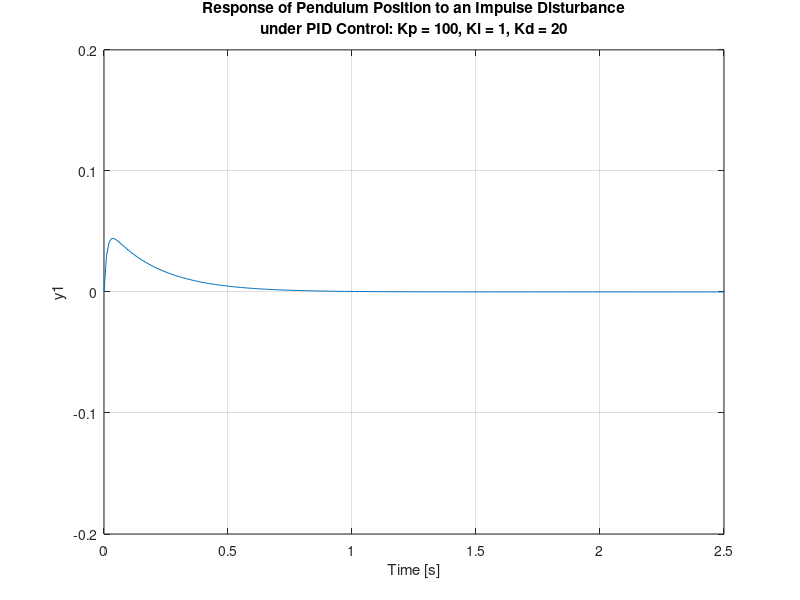
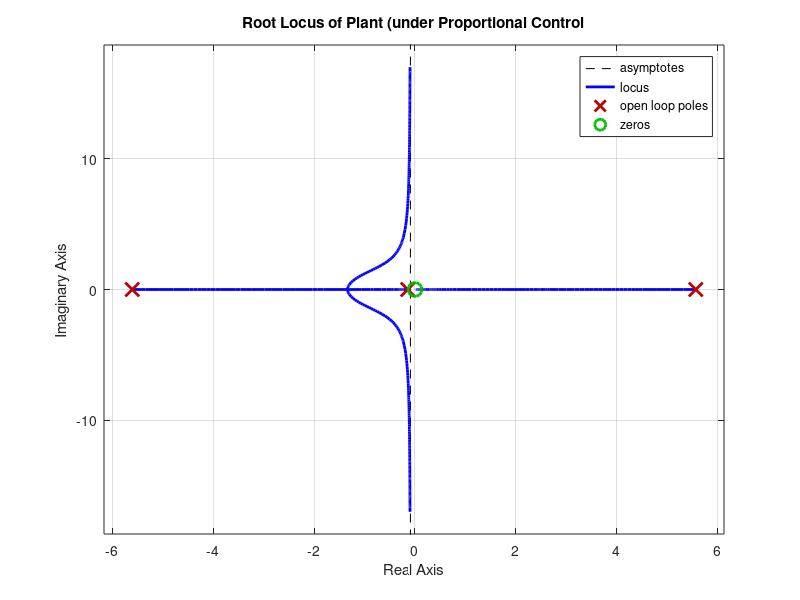
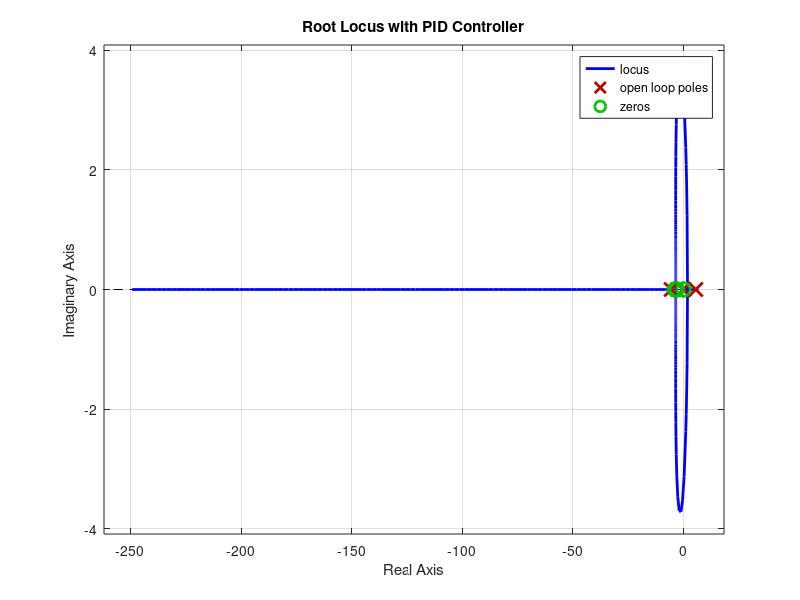
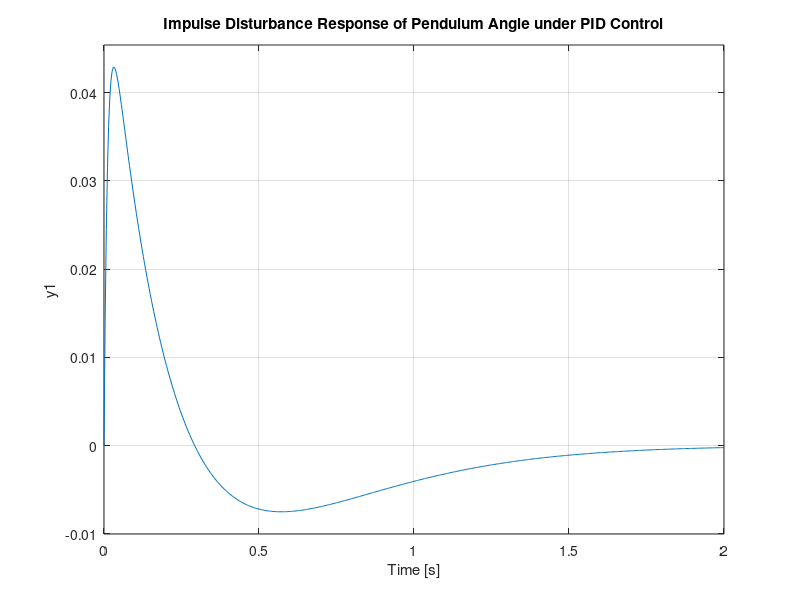

These charts were generated, in order, by the following MATLAB code:
close all; clear all; clc;

M = 0.5;    %mass of the cart
m = 0.2;    %mass of the pendulum
b = 0.1;    %friction of cart
I = 0.006;  %inertia of pendulum
g = 9.8;
L = 0.3;

q= (M+m)*(I+m*L^2)-(m*L)^2;
s = tf('s');
P_pend= (m*L*s/q)/(s^3 + (b*(I + m*L^2))*s^2/q - ((M + m)*m*g*L)*s/q - b*m*g*L/q);
Kp = 100;
Ki = 1;
Kd = 20;

C = pid(Kp, Ki, Kd);
T = feedback(P_pend, C);

t = 0:0.01:10;

figure(1);
impulse(T,t);
axis([0, 2.5, -0.2, 0.2]);
grid on;
title({'Response of Pendulum Position to an Impulse Disturbance'; ...
    'under PID Control: Kp = 100, Ki = 1, Kd = 20'})

figure(2);
rlocus(P_pend)
grid on;
title('Root Locus of Plant (under Proportional Control')

figure(3);
z = [-3 -4];
p = 0;
k = 1;
C = zpk(z, p, k);
rlocus(C*P_pend)
grid on;
title('Root Locus with PID Controller')

figure(4);
[k, poles] = rlocus(P_pend);
K = 20;
T = feedback(P_pend, K*C);
impulse(T)
title('Impulse Disturbance Response of Pendulum Angle under PID Control');

% figure(5);
% P_cart = (((I+m*L^2)/q)*s^2 - (m*g*L/q))/(s^4 + (b*(I + m*L^2))*s^3/q - ((M + m)*m*g*L)*s^2/q - b*m*g*L*s/q);
% T2 = feedback(1, P_pend*C)*P_cart;
% t2 = 0:0.01:8.5;
% impulse(T2, t2);
% title('Impulse Disturbance Response of Cart Position under PID Control');